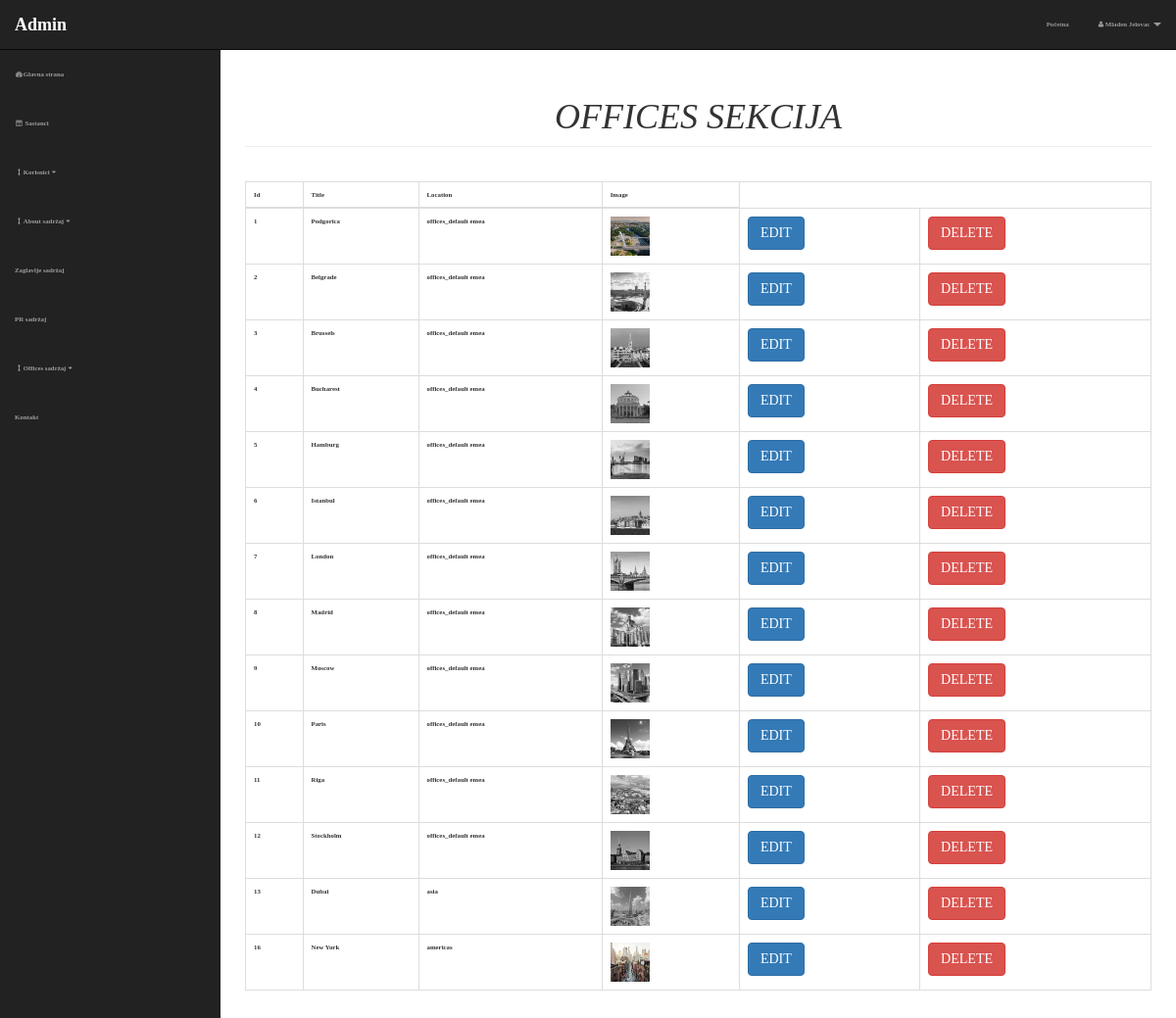
The page /admin/offices.php (signed in) on the database as committed earlier.
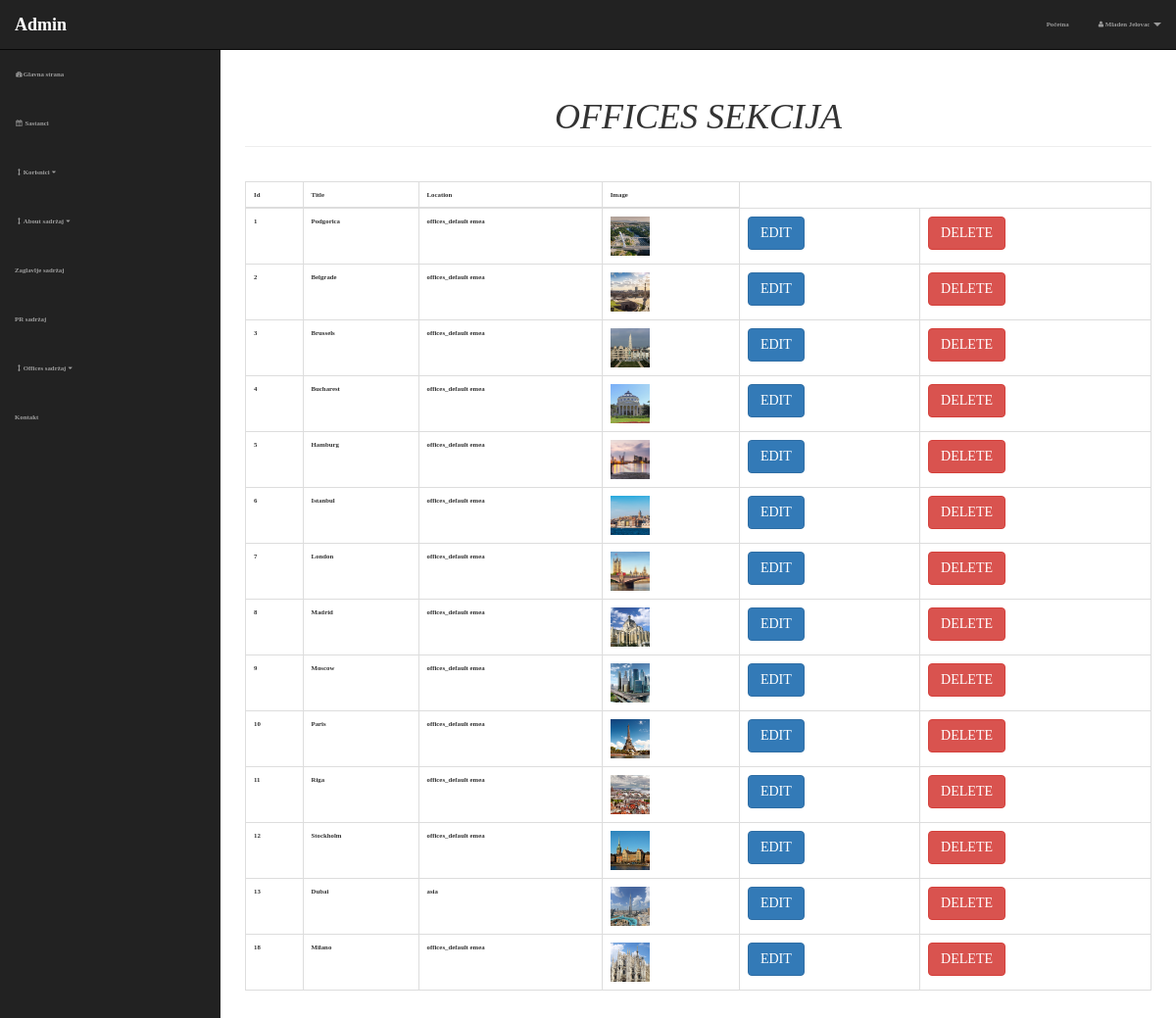
The same page on the database as committed later.
### tables this page shows
CREATE TABLE `offices` (
  `office_id` int(3) NOT NULL,
  `office_title` varchar(255) NOT NULL,
  `office_image` text NOT NULL,
  `office_location` varchar(50) NOT NULL
);

### admin/includes/view-offices.php (the view, shortened to what this page needs)
<table class="table table-bordered table-hover printit" style="margin-top: 35px !important;">
                        <thead>
                             <th>Id</th>
                             <th>Title</th>
                             <th>Location</th>
                             <th>Image</th>
                        </thead>
                        <tbody>
                             <?php
                                     $query = "select * from offices";
                                     $select = mysqli_query($connection, $query);
                                     while($row = mysqli_fetch_assoc($select)){
                                       $office_id = $row['office_id'];
                                       $office_title = $row['office_title'];
                                       $office_image = $row['office_image'];
                                       $office_location = $row['office_location'];
                                      echo "<tr>";
                                       echo "<td>$office_id</td>";
                                       echo "<td>$office_title</td>";
                                       echo "<td>$office_location</td>";
                                       echo "<td><img height='40' width='40' src='../img/$office_image' alt='office_image'></td>";
                                       echo "<td ><a class='btn btn-primary' href='offices.php?option=edit&office_id=$office_id'>EDIT</a></td>";
                                       echo "<td ><a class='btn btn-danger' onClick=\"return confirm('Da li ste sigurni?')\" href='offices.php?delete=$office_id'>DELETE</a></td>";
                                    echo "</tr>";
                                     }
                                ?>
                       </tbody>
</table>

### admin/includes/header.php (shortened to what this page needs)
<!DOCTYPE html>
<html lang="en">
<head>
    <link href="css/bootstrap.min.css" rel="stylesheet">
    <link href="css/sb-admin.css" rel="stylesheet">
    <link href="font-awesome/css/font-awesome.min.css" rel="stylesheet" type="text/css">
</head>
<body>

### admin/offices.php (shortened to what this page needs)
   <?php include "includes/header.php"; ?>
   <div id="wrapper">
       <?php include "includes/navigation.php" ?>
       <div id="page-wrapper">
           <div class="container-fluid">
               <div class="row">
                   <div class="col-lg-12">
                       <h1 class="page-header text-center">OFFICES SEKCIJA</h1>
                       <?php
                          if(isset($_GET['option'])){
                              $option = $_GET['option'];
                          }else{
                              $option = '';
                          }
                         switch($option){
                             default:
                             include 'includes/view-offices.php';
                             break;
                         }
                       ?>
                   </div>
               </div>
           </div>
       </div>
   </div>
<?php include "includes/footer.php"; ?>

### admin/includes/navigation.php (shortened to what this page needs)
<nav class="navbar navbar-inverse navbar-fixed-top" role="navigation">
            <div class="navbar-header">
                <a class="navbar-brand" href="index.php">Admin</a>
            </div>
            <ul class="nav navbar-right top-nav">
                   <li><a href="../index.php">Početna</a></li>
                <li class="dropdown">
                    <a href="#" class="dropdown-toggle" data-toggle="dropdown"><i class="fa fa-user"></i> <?php echo $_SESSION['firstname']." ".$_SESSION['lastname']; ?> <b class="caret"></b></a>
                </li>
            </ul>
            <div class="collapse navbar-collapse navbar-ex1-collapse">
                <ul class="nav navbar-nav side-nav">
                    <li>
                        <a href="index.php"><i class="fa fa-fw fa-dashboard"></i>Glavna strana</a>
                    </li>
                   <li>
                        <a href="meetings.php"><i class="fa fa-fw fa-calendar"></i> Sastanci</a>
                    </li>
                    <li>
                        <a href="javascript:;" data-toggle="collapse" data-target="#demoPlus"><i class="fa fa-fw fa-arrows-v"></i>Korisnici<i class="fa fa-fw fa-caret-down"></i></a>
                    </li>
                    <li>
                        <a href="javascript:;" data-toggle="collapse" data-target="#demoAbout"><i class="fa fa-fw fa-arrows-v"></i>About sadržaj<i class="fa fa-fw fa-caret-down"></i></a>
                    </li>
                    <li>
                        <a href="header_content.php">Zaglavlje sadržaj</a>
                    </li>
                    <li>
                        <a href="pr.php">PR sadržaj</a>
                    </li>
                    <li>
                        <a href="javascript:;" data-toggle="collapse" data-target="#demoOffice"><i class="fa fa-fw fa-arrows-v"></i>Offices sadržaj<i class="fa fa-fw fa-caret-down"></i></a>
                    </li>
                    <li>
                        <a href="contact.php">Kontakt</a>
                    </li>
                </ul>
            </div>
        </nav>

### admin/includes/footer.php (shortened to what this page needs)
    <link rel="stylesheet" href="//code.jquery.com/ui/1.12.1/themes/base/jquery-ui.css">
    <link rel="stylesheet" href="/resources/demos/style.css">
</body>
</html>

### admin/css/sb-admin.css (style rules this page uses)
body { margin-top: 100px; background-color: #222; }
@media (min-width:768px) { body { margin-top: 50px; } }
#wrapper { padding-left: 0; }
#page-wrapper { width: 100%; padding: 0; background-color: #fff; }
@media (min-width:768px) { #wrapper { padding-left: 225px; } }
@media (min-width:768px) { #page-wrapper { padding: 10px; } }
.top-nav { padding: 0 15px; }
.top-nav>li { display: inline-block; float: left; }
.top-nav>li>a { padding-top: 15px; padding-bottom: 15px; line-height: 20px; color: #999; }
@media (min-width:768px) { .side-nav { position: fixed; top: 51px; left: 225px; width: 225px; margin-left: -225px; border: none; border-radius: 0; overflow-y: auto; background-color: #222; } }
@media (min-width:768px) { .side-nav>li>a { width: 225px; } }

### style/style.css (style rules this page uses)
:root { --color-primary: rgba(31,31,31); --color-secondary: rgba(255,198,39); }
* { padding: 0; margin: 0; box-sizing: border-box; }
body { font-family: 'Montserrat Regular', fira-sans; font-size: 68%; font-weight: bold; }
h1 { font-family: 'Montserrat Black', fira-sans; font-style: italic; }

### admin/includes/header.php (style rules this page uses)
body, .not_shown { visibility: hidden; }
.printit { visibility: visible; }

Rows that differ between the two databases and show on the page:
removed offices: office_id "16", office_title "New York", office_location "americas", office_image (picture)
changed offices "Belgrade": office_image: a different picture
changed offices "Brussels": office_image: a different picture
changed offices "Bucharest": office_image: a different picture
changed offices "Hamburg": office_image: a different picture
changed offices "Istanbul": office_image: a different picture
changed offices "London": office_image: a different picture
changed offices "Madrid": office_image: a different picture
changed offices "Moscow": office_image: a different picture
changed offices "Paris": office_image: a different picture
changed offices "Riga": office_image: a different picture
changed offices "Stockholm": office_image: a different picture
changed offices "Dubai": office_image: a different picture
added offices: office_id "18", office_title "Milano", office_location "offices_default emea", office_image (picture)
